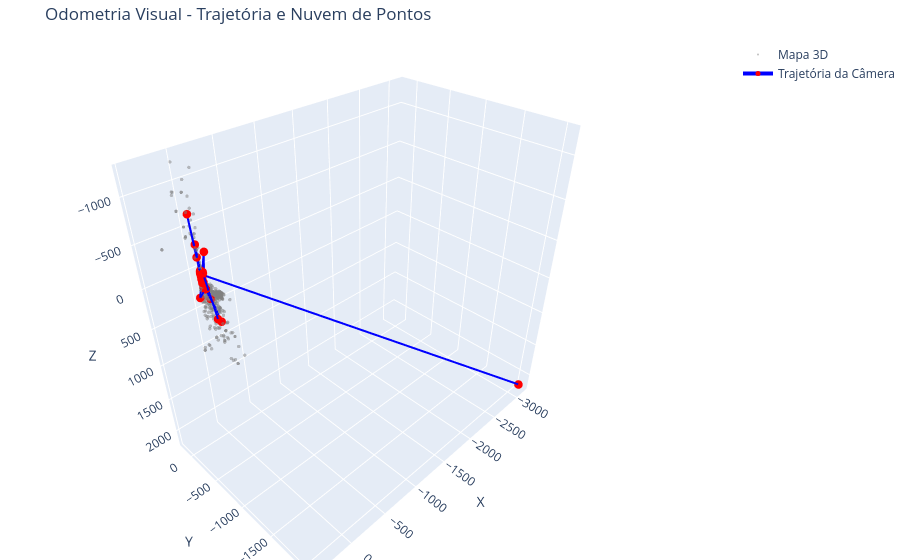

The notebook cell this image was saved under:
### Code cell
# 1. Parâmetros da sua Câmera (Do seu arquivo YAML)
K = np.array([[8.1690378992770002e+02, 5.0510166700000003e-01, 6.0850726281690004e+02],
              [0.0, 8.1156803828490001e+02, 2.6347599764440002e+02],
              [0.0, 0.0, 1.0]], dtype=np.float64)

dist = np.array([-5.6143027800000002e-02, 1.3952563200000001e-01,
                 -1.2155906999999999e-03, -9.7281389999999998e-04,
                 -8.0878168799999997e-02], dtype=np.float64)

# 2. Configurar a pasta e o número de imagens a usar
pasta_imagens = '/home/aki/Desktop/GitHub/Python-VO/Datasets/urban27/stereo_left'
num_imagens = 1000  # ajustar para quantas imagens da sequência você quer usar

# Ordena pelo nome do arquivo, que é timestamp, para manter a sequência correta
imagens = sorted(glob.glob(os.path.join(pasta_imagens, '*.png')))
if len(imagens) == 0:
    raise ValueError(f"Nenhuma imagem encontrada em {pasta_imagens}")

imagens = imagens[:num_imagens]
print(f"Usando {len(imagens)} imagens de {pasta_imagens}")

if len(imagens) < 2:
    print("Erro: Forneça pelo menos 2 imagens na pasta.")
else:
    # 3. Inicializar a classe
    vo = VisualOdometry(K, dist)
    
    # 4. Rodar o Loop de Frames
    for i, img_path in enumerate(imagens):
        if i == 0:
            vo.processar_primeiro_frame(img_path)
        elif i == 1:
            vo.processar_segundo_frame(img_path)
        else:
            vo.processar_frame(img_path, i)
    
    # 5. Visualizar o Resultado
    vo.plotar_trajetoria_e_mapa()

### Figure 1 — Plotly figure (JSON) as saved in the notebook; plotly's stock layout.template omitted (floating-point values rounded to 4 significant figures; data arrays with more than 128 entries replaced by an {"elided": "..."} marker saying what was removed)
{"data": [{"marker": {"color": "gray", "opacity": 0.5, "size": 2}, "mode": "markers", "name": "Mapa 3D", "type": "scatter3d", "x": {"elided": "1079 float values"}, "y": {"elided": "1079 float values"}, "z": {"elided": "1079 float values"}}, {"line": {"color": "blue", "width": 4}, "marker": {"color": "red", "size": 5}, "mode": "lines+markers", "name": "Trajetória da Câmera", "type": "scatter3d", "x": {"elided": "208 float values"}, "y": {"elided": "208 float values"}, "z": {"elided": "208 float values"}}], "layout": {"margin": {"b": 0, "l": 0, "r": 0, "t": 40}, "scene": {"aspectmode": "data", "xaxis": {"title": {"text": "X"}}, "yaxis": {"autorange": "reversed", "title": {"text": "Y"}}, "zaxis": {"autorange": "reversed", "title": {"text": "Z"}}}, "title": {"text": "Odometria Visual - Trajetória e Nuvem de Pontos"}}}
